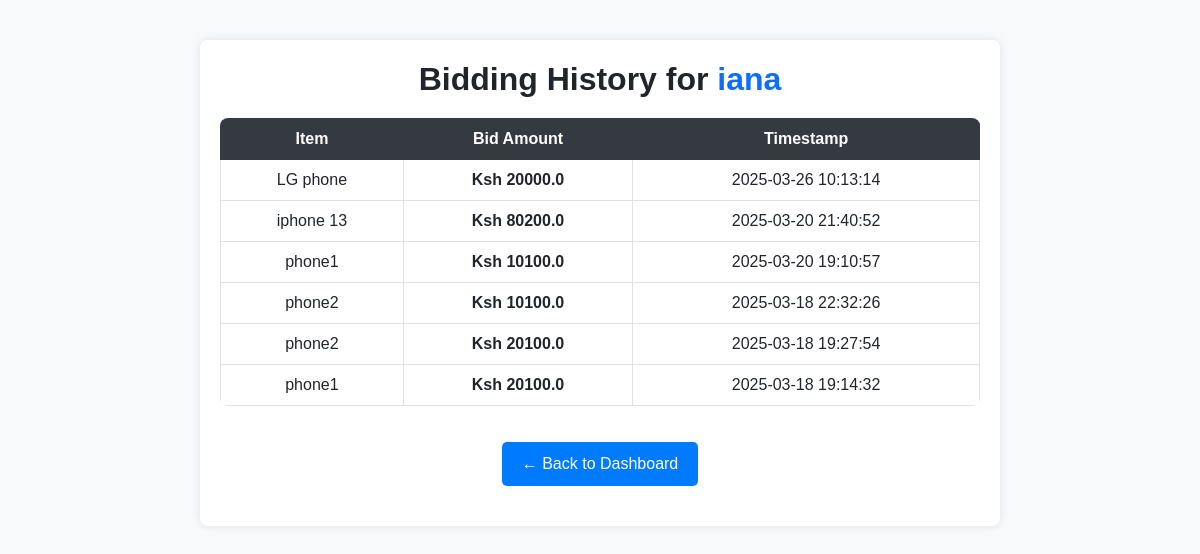
/admin/bids/user/2, run on the app's committed database.
### models.py (models this page shows)
class User(UserMixin, db.Model):
    id = db.Column(db.Integer, primary_key=True)
    username = db.Column(db.String(50), unique=True, nullable=False)
    password = db.Column(db.String(100), nullable=False)
    is_admin = db.Column(db.Boolean, default=False)

class Bid(db.Model):
    id = db.Column(db.Integer, primary_key=True)
    user_id = db.Column(db.Integer, db.ForeignKey('user.id'), nullable=False)
    auction_id = db.Column(db.Integer, db.ForeignKey('auction_item.id'), nullable=False)
    bid_amount = db.Column(db.Float, nullable=False)
    timestamp = db.Column(db.DateTime, default=datetime.now)
    user = db.relationship('User', backref='bids')

class AuctionItem(db.Model):
    id = db.Column(db.Integer, primary_key=True)
    title = db.Column(db.String(100), nullable=False)
    description = db.Column(db.Text, nullable=False)
    starting_price = db.Column(db.Float, nullable=False)
    image = db.Column(db.String(100), nullable=True)
    end_time = db.Column(db.DateTime(timezone=True), nullable=False, default=lambda: datetime.now(timezone.utc))
    bids = db.relationship('Bid', backref='auction_item', lazy=True)
    category = db.Column(db.String(50), nullable=False)  # New field for category
    additional_images = db.relationship('AdditionalImage', back_populates='auction_item', cascade="all, delete-orphan")
    serial_number = db.Column(db.String(50), nullable=True)
    model = db.Column(db.String(50), nullable=True)
    year_of_manufacture = db.Column(db.String(4), nullable=True)
    color = db.Column(db.String(30), nullable=True)
    primary_damage = db.Column(db.String(50), nullable=True)
    secondary_damage = db.Column(db.String(50), nullable=True)
    VIN = db.Column(db.String(17), nullable=True)
    odometer = db.Column(db.Integer, nullable=True)
    working = db.Column(db.String(10), nullable=True)  # Yes/No/Not Applicable
    sale_status = db.Column(db.String(20), default='Open')  # Open, Closed, or Sold

### app.py (the view)
@app.route('/admin/bids/user/<int:user_id>')
def view_user_bidding_history(user_id):
    if (not user_id):
        return "User ID is required", 400  # Handle cases where no user is selected
    """View a specific user's bidding history."""
    user = User.query.get(user_id)  # Fetch user details
    if (not user):
        flash("User not found", "danger")
        return redirect(url_for('admin_dashboard'))
    user_bids = Bid.query.filter_by(user_id=user_id).order_by(Bid.timestamp.desc()).all()
    return render_template('view_user_bidding_history.html', bids=user_bids, user=user, user_id=user_id)

### app.py (called while the page is built)
@app.context_processor
def inject_user_model():
    from models import User  # Import your User model here
    return dict(User=User)

### templates/view_user_bidding_history.html (shortened to what this page needs)
<!DOCTYPE html>
<html lang="en">
<head>
    <link href="https://cdn.jsdelivr.net/npm/bootstrap@5.3.0/dist/css/bootstrap.min.css" rel="stylesheet">
</head>
<body>
<div class="container">
    <h2>Bidding History for <span class="text-primary">{{ user.username }}</span></h2>
    <div class="table-responsive">
        <table class="table table-bordered table-hover">
            <thead class="table-dark">
                <tr>
                    <th>Item</th>
                    <th>Bid Amount</th>
                    <th>Timestamp</th>
                </tr>
            </thead>
            <tbody>
                {% for bid in bids %}
                <tr>
                    <td>{{ bid.auction_item.title }}</td>
                    <td class="bid-amount">Ksh {{ bid.bid_amount|round(2) }}</td>
                    <td>{{ bid.timestamp.strftime('%Y-%m-%d %H:%M:%S') }}</td>
                </tr>
                {% endfor %}
            </tbody>
        </table>
    </div>
    <a href="{{ url_for('admin_bid_management') }}" class="btn-back">← Back to Dashboard</a>
</div>
</body>
</html>

### templates/view_user_bidding_history.html (style rules this page uses)
body { background-color: #f8f9fa; font-family: Arial, sans-serif; }
.container { max-width: 800px; margin: 40px auto; background: #ffffff; padding: 20px; border-radius: 8px; box-shadow: 0px 0px 10px rgba(0, 0, 0, 0.1); }
h2 { text-align: center; margin-bottom: 20px; font-weight: bold; }
.table { background: #fff; border-radius: 8px; overflow: hidden; }
.table th { background-color: #343a40; color: #fff; text-align: center; }
.table td { text-align: center; vertical-align: middle; }
.bid-amount { font-weight: bold; color: #28a745; }
.btn-back { display: block; width: fit-content; margin: 20px auto; text-decoration: none; color: #fff; background-color: #007bff; padding: 10px 20px; border-radius: 5px; text-align: center; }

### data on the page
User: username "iana"
Bid: auction_item "LG phone", bid_amount "20000.0", timestamp "2025-03-26 10:13:14"
Bid: auction_item "iphone 13", bid_amount "80200.0", timestamp "2025-03-20 21:40:52"
Bid: auction_item "phone1", bid_amount "10100.0", timestamp "2025-03-20 19:10:57"
Bid: auction_item "phone2", bid_amount "10100.0", timestamp "2025-03-18 22:32:26"
Bid: auction_item "phone2", bid_amount "20100.0", timestamp "2025-03-18 19:27:54"
Bid: auction_item "phone1", bid_amount "20100.0", timestamp "2025-03-18 19:14:32"
